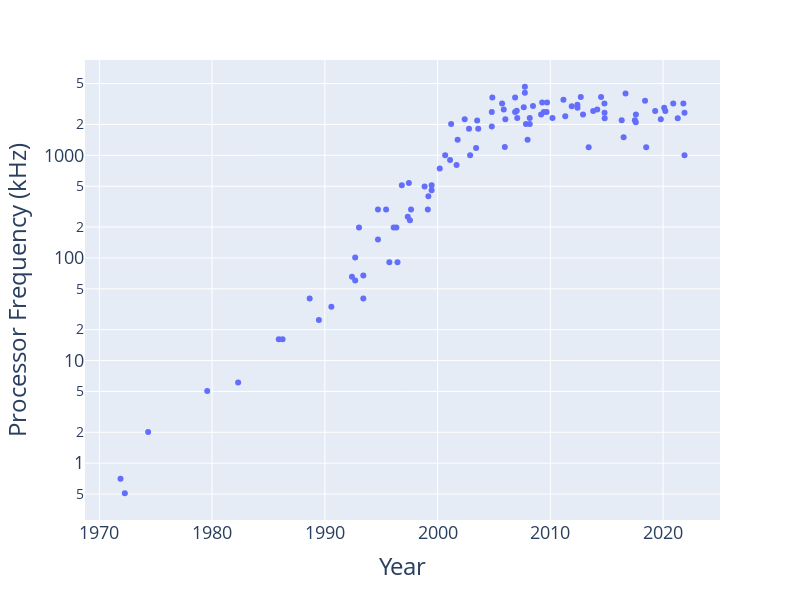

The notebook cell this image was saved under:
### Code cell
fig.update_layout(width = 800, height = 600,
                xaxis_title=dict(text="Year", font=dict(size=24)),  
                yaxis_title=dict(text="Processor Frequency (kHz)", font=dict(size=24)),
                xaxis=dict(tickfont=dict(size=18)), 
                yaxis=dict(tickfont=dict(size=18)), )
